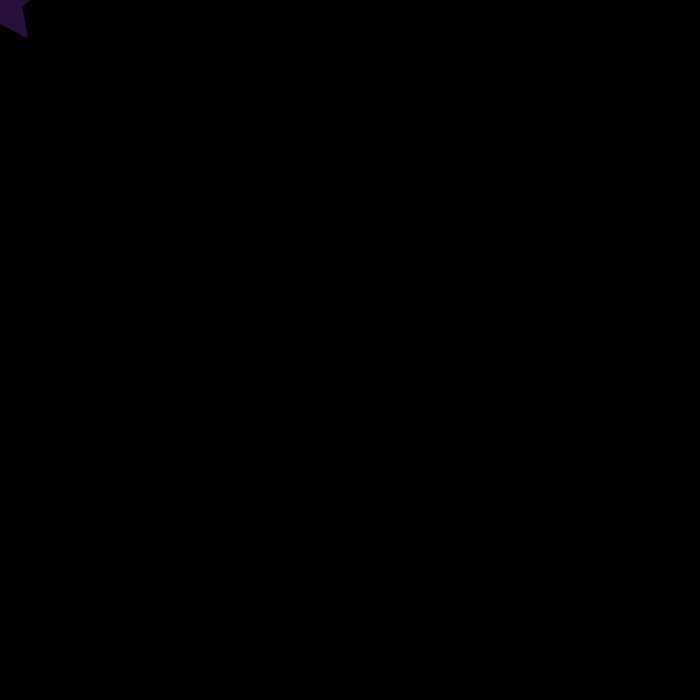
Frame 1 (no input)
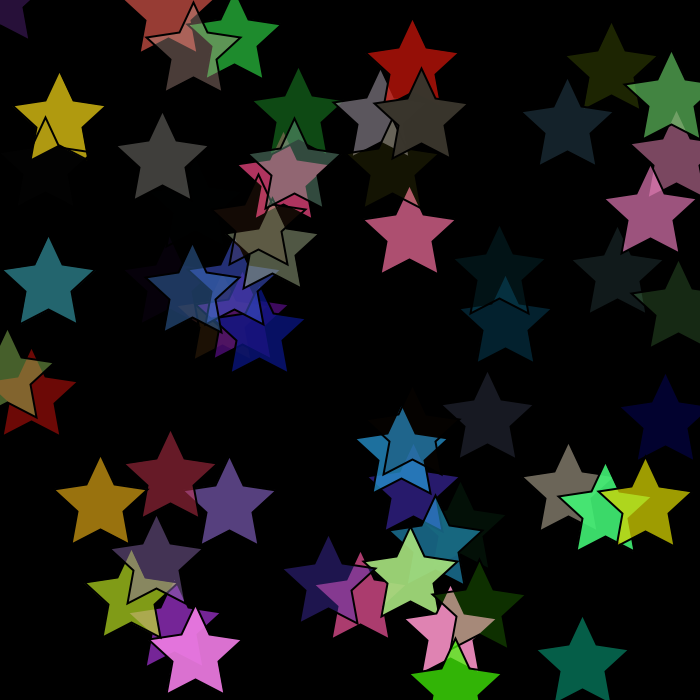
Frame 60 (the mouse pressed at the canvas centre just before this capture)
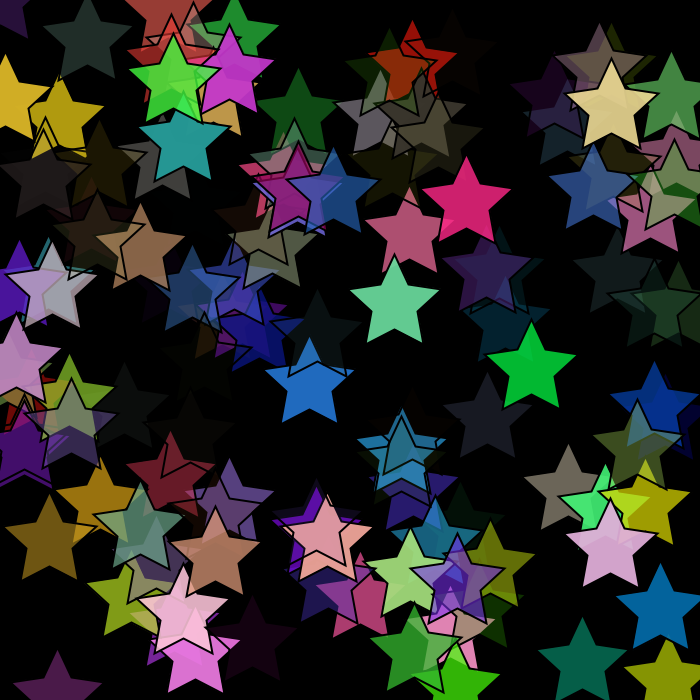
Frame 120 (the mouse held since frame 60 and released just before this capture)

The Processing sketch that drew these frames (run headless with seeded random() and noise(); from frame 60 on, the mouse is pressed at the canvas centre):

// Processing sketch: processing_120753
// ── processing_120753.pde


float r; // declare variable of colour red
float g; // declare variable of colour green 
float b; // declare variable of colour blue 
float a; // declare variable of transparency 

float diam; // delare varible of the diamond
float x; // delare varible of x axis
float y; // delare varible of the y axis 

void setup() {

  size (700,700); // intialising the size of the frame 
  background(0);  // setting the background colour of the frame to black 
  smooth();      
}

void draw() {
 translate(x, y); 
 fill(100,0,100,12);
  stroke(0); //setting the stroke of the smaller stars to black 
  strokeWeight(2); //adding thickness to stroke of the smaller stars
  beginShape(); //creating the star shape 
  vertex(0, -50); // positioning the coordinates of the small star
  vertex(14, -20); // positioning the coordinates of the small star
  vertex(47, -15); // positioning the coordinates of the small star
  vertex(23, 7); // positioning the coordinates of the small star
  vertex(29, 40); // positioning the coordinates of the small star
  vertex(0, 25); // positioning the coordinates of the small star
  vertex(-29, 40); // positioning the coordinates of the small star
  vertex(-23, 7); // positioning the coordinates of the small star
  vertex(-47, -15); // positioning the coordinates of the small star
  vertex(-14, -20); // positioning the coordinates of the small star
  
 r = random(255); // setting the random function to red 
 g = random(255); // setting the random function to green
 b = random(255); // setting the random function to blue 
 a = random (255); // setting the random function to alpha
 diam = random(255);
 x=random(width);
 y=random(height);
 
 fill(r,g,b,a); // fill the following vertex with red, green, blue and alpha
  endShape(CLOSE);
  }

// Whenever a user clicks the mouse a big star will appear() 
void mousePressed() {
beginShape(); // Create shape 
  stroke(0,0,255); // setting the outline of the star as blue 
  fill(255,255,0); // Setting the big star colour to yellow 
vertex(300,10);  // Setting the big star coordinates 
vertex(380,200); // Setting the big star coordinates
vertex(580,200); // Setting the big star coordinates
vertex(400,350); // Setting the big star coordinates
vertex(530,580); // Setting the big star coordinates
vertex(300,430); // Setting the big star coordinates
vertex(70,580);  // Setting the big star coordinates
vertex(200,350); // Setting the big star coordinates
vertex(20,200);  // Setting the big star coordinates
vertex(220,200); // Setting the big star coordinates
endShape(); // Shape completed 
}

// Whenever a user presses a key the code written inside keyPressed() is executed and the screen is refreshed.
void keyPressed() {
  background(0);
  
  
}
